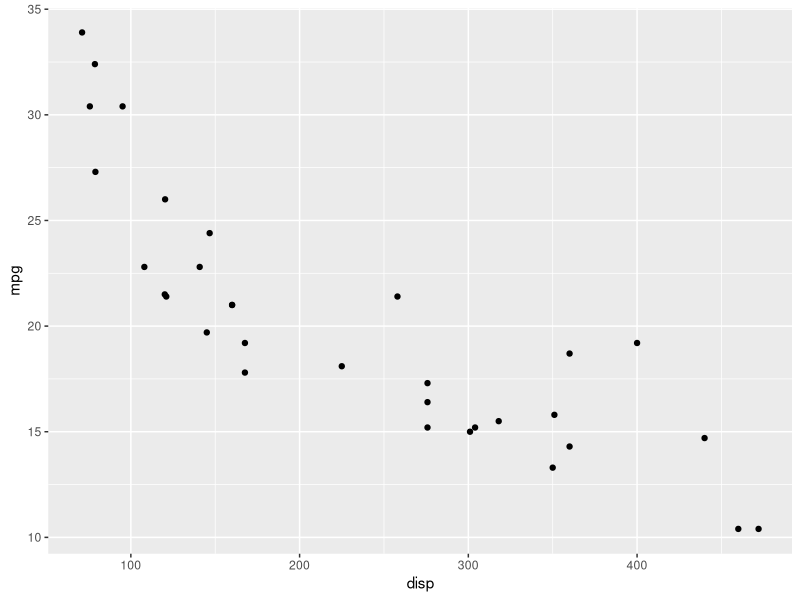
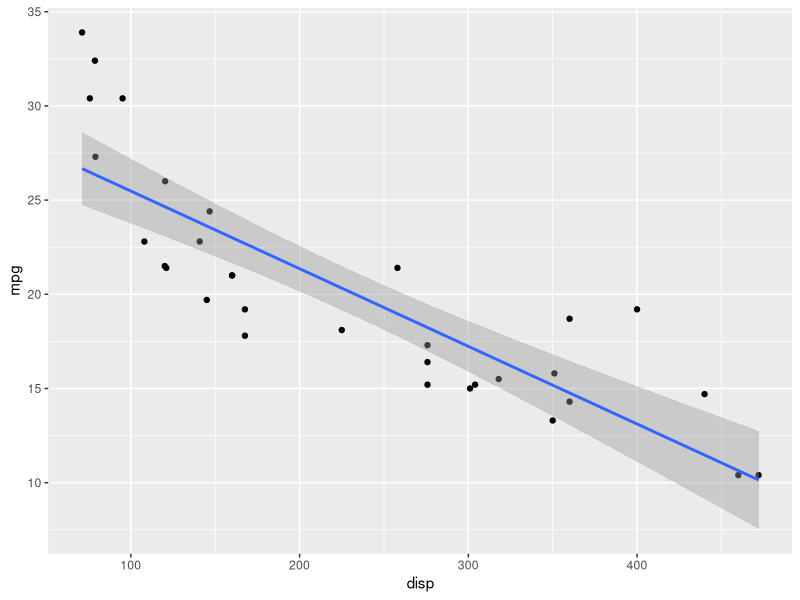
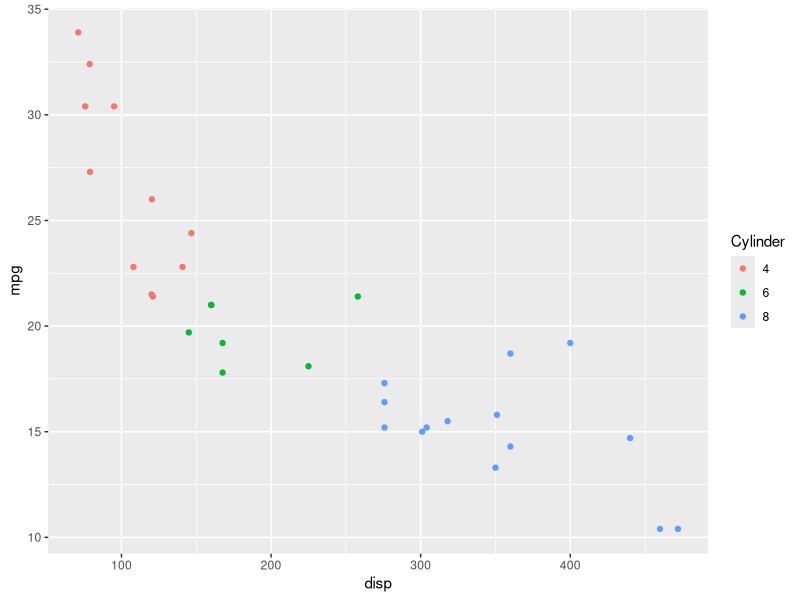
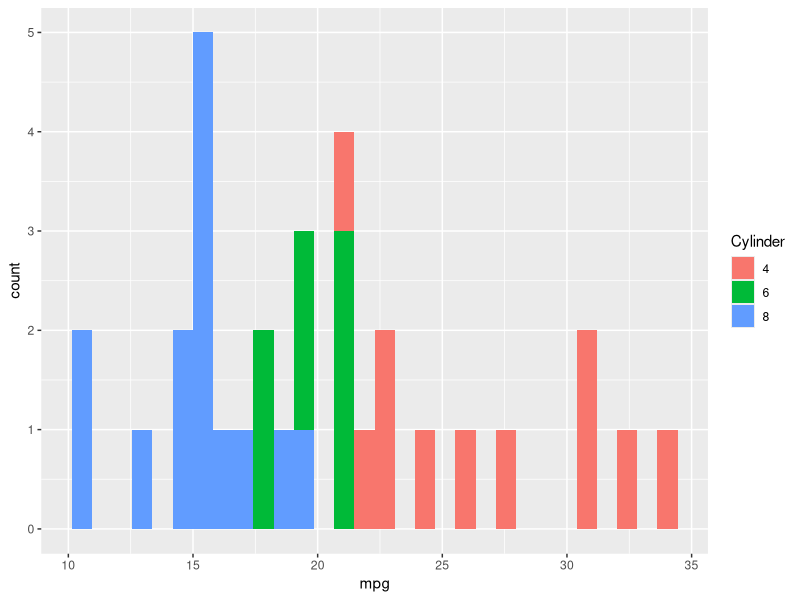
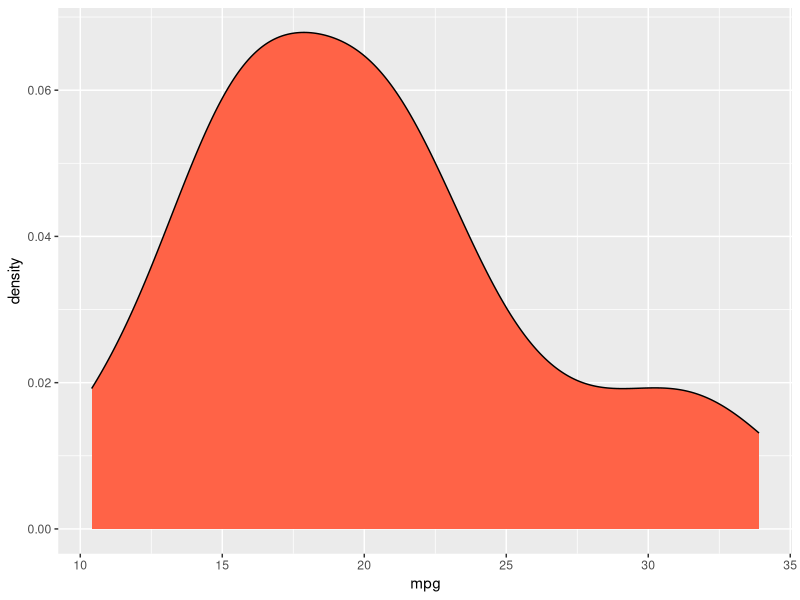
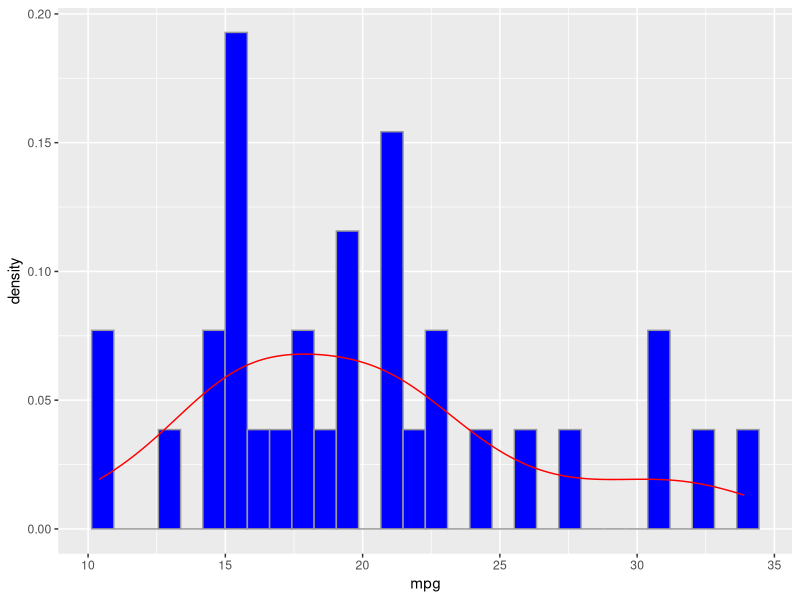
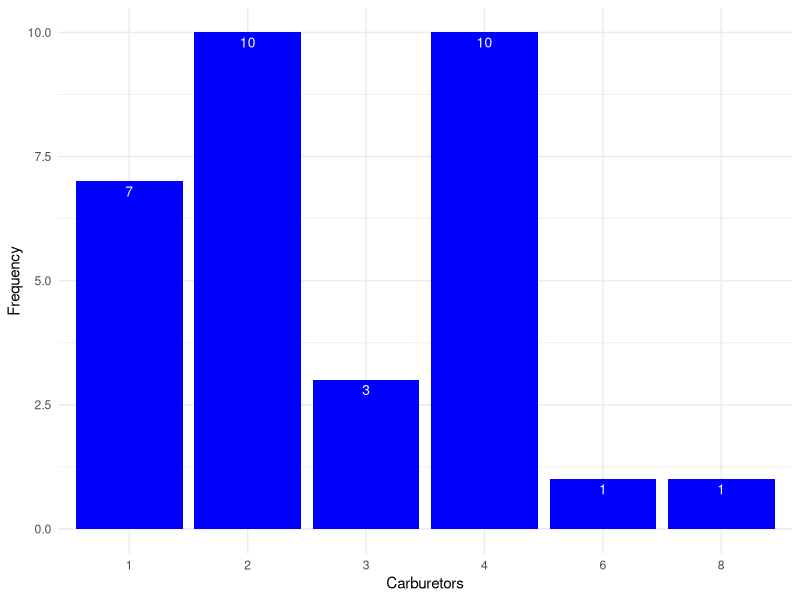
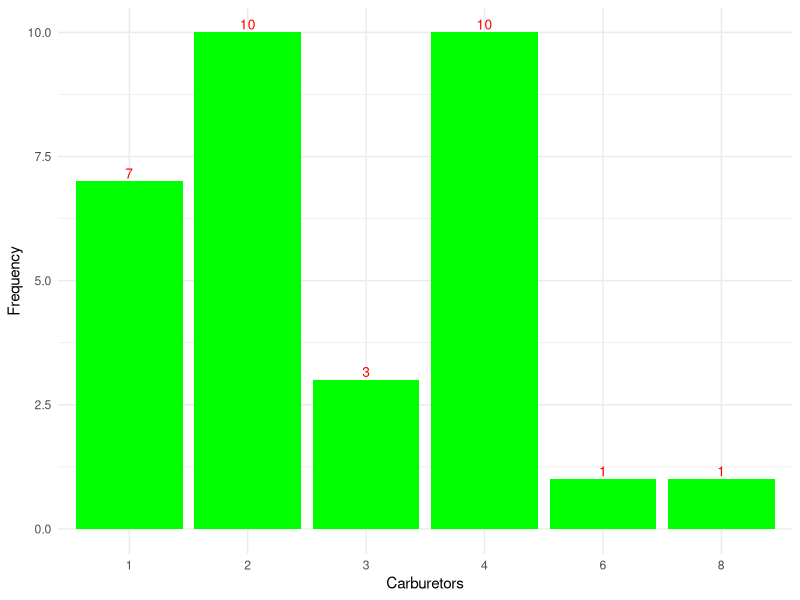

Source code (R) for these figures, in order:
## ---- chunk 1
#install.packages("ggplot2")
library("ggplot2")

## ---- chunk 2
?mtcars 
dim(mtcars) 
head(mtcars)

## ---- chunk 3
ggplot(mtcars,aes(x=disp,y=mpg))+geom_point()
m <- ggplot(mtcars,aes(disp,mpg))+geom_point() +geom_smooth(method = "lm")
plot(m)
## ---- chunk 4
mtcars$cylFac <- factor(mtcars$cyl, levels=c("4", "6", "8"))
ggplot(mtcars, aes(x=mtcars$disp, y=mtcars$mpg, col=mtcars$cylFac))+geom_point()+labs(y="mpg", x="disp", col="Cylinder")
## ---- chunk 5
mtcars$cylFac <- factor(mtcars$cyl, levels=c("4", "6", "8"))
gg1 <- ggplot(mtcars, aes(x=mpg, fill=mtcars$cylFac)) + 
  geom_histogram()+labs( y="count", x="mpg", fill="Cylinder")
plot(gg1)

## ---- chunk 6
ggplot(mtcars,aes(mpg))+geom_density(fill="tomato",col="black")
## ---- chunk 7
ggplot(mtcars,aes(mpg,y=..density..))+geom_histogram(fill="blue",col="grey60")+geom_density(col="red")
## ---- chunk 8
# ----- Add The Correct Labels *easy ----- #
df1=data.frame(table(mtcars$carb))
ggplot(df1, aes(Var1, Freq))+geom_bar(stat = "identity", fill = "blue")+geom_text(aes(label=Freq),vjust=1.5, color="white", size=3.5)+labs( y="Frequency", x="Carburetors")+guides(fill=F)+theme_minimal()
## ---- chunk 9
# ----- Add The Correct Labels *easy ----- #
df1=data.frame(table(mtcars$carb))
ggplot(df1, aes(Var1, Freq)) +
  geom_bar(stat="identity", fill="green")+
  geom_text(aes(label=Freq), vjust=-0.3, size=3.5, col="red")+labs( y="Frequency", x="Carburetors")+guides(fill=F)+theme_minimal()
## ---- chunk 10
mtcars$cylFac <- factor(mtcars$cyl, levels=c("4", "6", "8"))
ggplot(mtcars,aes(x=mtcars$cylFac,y=mtcars$mpg, group=cyl,fill=mtcars$cylFac))+
  geom_boxplot()+labs( y="Miles per gallon", x="Number of cylinders")+guides(fill=F)+theme_classic()
## ---- chunk 11
mtcars$amFac <- factor(mtcars$am, levels=c("0", "1"))
ggplot(mtcars,aes(x=mtcars$am,y=mtcars$mpg, group=amFac,fill=mtcars$amFac))+
  geom_boxplot()+labs( y="Miles per gallon", x="Transmission", fill="Transmission")+theme_classic()
